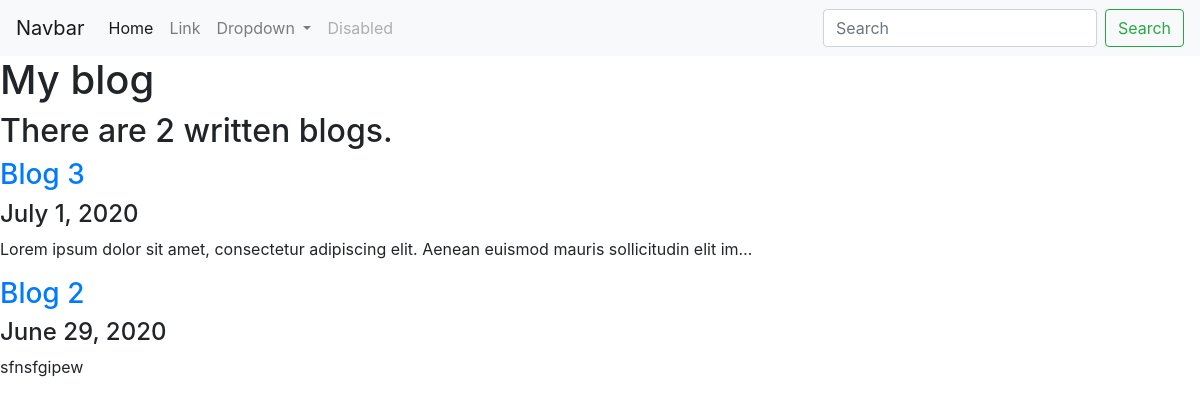
Screenshot of /blog/ with the database file from the repository.
### blog/models.py (models this page shows, shortened)
class Blog(models.Model):
    title = models.CharField(max_length=200)
    description = models.TextField()
    date = models.DateField()

### blog/views.py (the view)
# urls.py: path('', views.all_blogs, name='all_blogs'),
def all_blogs(request):
    blogs = Blog.objects.order_by('-date') #[:5]
    return render(request, 'blog/all_blogs.html', {'blogs':blogs})

### blog/templates/blog/all_blogs.html
{% extends 'portfolio/base.html' %}
{% block content %}
<h1>My blog</h1>
<h2>There are {{blogs.count }} written blog{{ blogs.count|pluralize }}.</h2>
{% for blog in blogs %}
<a href="{% url 'blog:detail' blog.id %}"><h3>{{ blog.title }}</h3></a>
<h4>{{ blog.date}} </h4>
<p>{{ blog.description|striptags|truncatechars:100 }}</p>
{% endfor %}
{% endblock %}

### rows the page displays
Blog: title "Blog 3", date "July 1, 2020", description "Lorem ipsum dolor sit amet, consectetur adipiscing elit. Aenean euismod mauris sollicitudin elit im…"
Blog: title "Blog 2", date "June 29, 2020", description "sfnsfgipew"

### other values shown
{{ blogs.count }} "2"
